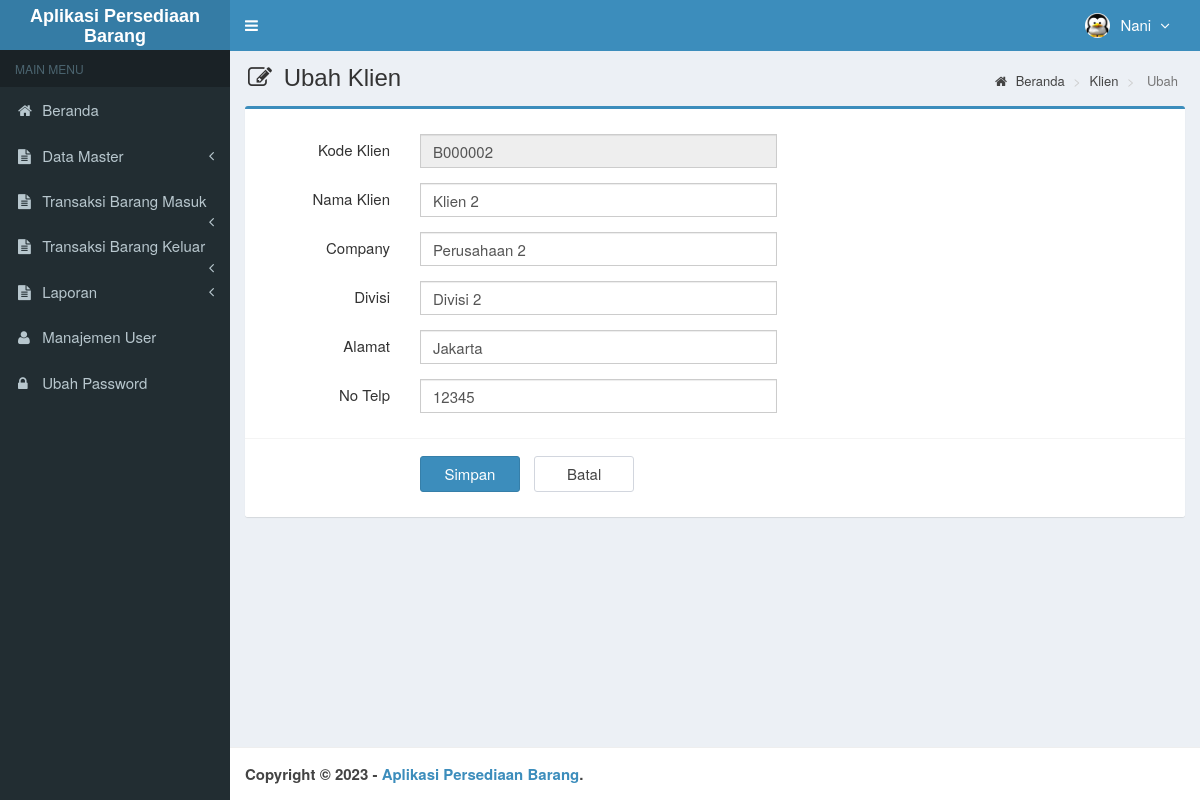
/main.php?module=form_klien&form=edit&id=B000002 (signed in), run on the app's committed database.
### tables this page shows
CREATE TABLE `is_users` (
  `id_user` int(3) NOT NULL,
  `username` varchar(50) NOT NULL,
  `nama_user` varchar(50) NOT NULL,
  `password` varchar(50) NOT NULL,
  `email` varchar(50) DEFAULT NULL,
  `telepon` varchar(13) DEFAULT NULL,
  `foto` varchar(100) DEFAULT NULL,
  `hak_akses` enum('Super Admin','Manajer','Gudang') NOT NULL,
  `status` enum('aktif','blokir') NOT NULL DEFAULT 'aktif',
  `created_at` timestamp NOT NULL DEFAULT current_timestamp(),
  `updated_at` timestamp NOT NULL DEFAULT current_timestamp() ON UPDATE current_timestamp()
);

CREATE TABLE `klien` (
  `kode_klien` char(7) NOT NULL,
  `nama_klien` varchar(20) NOT NULL,
  `company` varchar(20) NOT NULL,
  `divisi` varchar(20) NOT NULL,
  `alamat` varchar(50) NOT NULL,
  `no_telp` int(20) NOT NULL,
  `email` varchar(20) NOT NULL
);

### modules/klien/form.php (the view)
 <?php
if ($_GET['form']=='add') { ?>
  <section class="content-header">
    <h1>
      <i class="fa fa-edit icon-title"></i> Input Klient
    </h1>
    <ol class="breadcrumb">
      <li><a href="?module=beranda"><i class="fa fa-home"></i> Beranda </a></li>
      <li><a href="?module=klien">  </a></li>
      <li class="active"> Tambah </li>
    </ol>
  </section>
  <section class="content">
    <div class="row">
      <div class="col-md-12">
        <div class="box box-primary">
          <form role="form" class="form-horizontal" action="modules/klien/proses.php?act=insert" method="POST">
            <div class="box-body">
              <?php
              $query_id = mysqli_query($mysqli, "SELECT RIGHT(kode_klien,6) as kode FROM klien
                                                ORDER BY kode_klien DESC LIMIT 1")
                                                or die('Ada kesalahan pada query tampil kode_klien : '.mysqli_error($mysqli));
              $count = mysqli_num_rows($query_id);
              if ($count <> 0) {
                  $data_id = mysqli_fetch_assoc($query_id);
                  $kode    = $data_id['kode']+1;
              } else {
                  $kode = 1;
              }
              $buat_id   = str_pad($kode, 6, "0", STR_PAD_LEFT);
              $kode_klien = "B$buat_id";
              ?>
              <div class="form-group">
                <label class="col-sm-2 control-label">Kode Klien</label>
                <div class="col-sm-5">
                  <input type="text" class="form-control" name="kode_klien" value="<?php echo $kode_klien; ?>" readonly required>
                </div>
              </div>
              <div class="form-group">
                <label class="col-sm-2 control-label">Nama Klien</label>
                <div class="col-sm-5">
                  <input type="text" class="form-control" name="nama_klien" autocomplete="off" required>
                </div>
              </div>
               <div class="form-group">
                <label class="col-sm-2 control-label">Company</label>
                <div class="col-sm-5">
                  <input type="text" class="form-control" name="company" autocomplete="off" required>
                </div>
              </div>
               <div class="form-group">
                <label class="col-sm-2 control-label">Divisi</label>
                <div class="col-sm-5">
                  <input type="text" class="form-control" name="divisi" autocomplete="off" required>
                </div>
              </div>
            <div class="form-group">
                <label class="col-sm-2 control-label">Alamat</label>
                <div class="col-sm-5">
                <textarea class="form-control" rows="5" name="alamat" id="alamat" placeholder="Masukan Alamat" ></textarea>
               </div>
            </div>
            <div class="form-group">
                <label class="col-sm-2 control-label">No Telp</label>
                <div class="col-sm-5">
                  <input type="text" class="form-control" name="no_telp" autocomplete="off" required>
                </div>
              </div>
            </div>
            <div class="box-footer">
              <div class="form-group">
                <div class="col-sm-offset-2 col-sm-10">
                  <input type="submit" class="btn btn-primary btn-submit" name="simpan" value="Simpan">
                  <a href="?module=klien" class="btn btn-default btn-reset">Batal</a>
                </div>
              </div>
            </div>
          </form>
        </div>
      </div>
    </div>
  </section>
<?php
}
elseif ($_GET['form']=='edit') {
  if (isset($_GET['id'])) {
      $query = mysqli_query($mysqli, "SELECT kode_klien,nama_klien,company,divisi,alamat,no_telp FROM klien WHERE kode_klien='$_GET[id]'")
                                      or die('Ada kesalahan pada query tampil Data klien : '.mysqli_error($mysqli));
      $data  = mysqli_fetch_assoc($query);
    }
?>
  <section class="content-header">
    <h1>
      <i class="fa fa-edit icon-title"></i> Ubah Klien
    </h1>
    <ol class="breadcrumb">
      <li><a href="?module=beranda"><i class="fa fa-home"></i> Beranda </a></li>
      <li><a href="?module=klien"> Klien </a></li>
      <li class="active"> Ubah </li>
    </ol>
  </section>
  <section class="content">
    <div class="row">
      <div class="col-md-12">
        <div class="box box-primary">
          <form role="form" class="form-horizontal" action="modules/klien/proses.php?act=update" method="POST">
            <div class="box-body">
              <div class="form-group">
                <label class="col-sm-2 control-label">Kode Klien</label>
                <div class="col-sm-5">
                  <input type="text" class="form-control" name="kode_klien" value="<?php echo $data['kode_klien']; ?>" readonly required>
                </div>
              </div>
              <div class="form-group">
                <label class="col-sm-2 control-label">Nama Klien</label>
                <div class="col-sm-5">
                  <input type="text" class="form-control" name="nama_klien" autocomplete="off" value="<?php echo $data['nama_klien']; ?>" required>
                </div>
              </div>
                 <div class="form-group">
                <label class="col-sm-2 control-label">Company</label>
                <div class="col-sm-5">
                  <input type="text" class="form-control" name="company" autocomplete="off" value="<?php echo $data['company']; ?>"required>
                </div>
              </div>
               <div class="form-group">
                <label class="col-sm-2 control-label">Divisi</label>
                <div class="col-sm-5">
                  <input type="text" class="form-control" name="divisi" autocomplete="off" value="<?php echo $data['divisi']; ?>" required>
                </div>
              </div>
               <div class="form-group">
                <label class="col-sm-2 control-label">Alamat</label>
                <div class="col-sm-5">
                  <input type="text" class="form-control" name="alamat" autocomplete="off" value="<?php echo $data['alamat']; ?>" required>
                </div>
              </div>
            <div class="form-group">
                <label class="col-sm-2 control-label">No Telp</label>
                <div class="col-sm-5">
                  <input type="text" class="form-control" name="no_telp" autocomplete="off" value="<?php echo $data['no_telp']; ?>" required>
                </div>
              </div>
            </div>
            <div class="box-footer">
              <div class="form-group">
                <div class="col-sm-offset-2 col-sm-10">
                  <input type="submit" class="btn btn-primary btn-submit" name="simpan" value="Simpan">
                  <a href="?module=klien" class="btn btn-default btn-reset">Batal</a>
                </div>
              </div>
            </div>
          </form>
        </div>
      </div>
    </div>
  </section>
<?php
}
?>

### top-menu.php (shortened to what this page needs)
<?php
require_once "config/database.php";
$query = mysqli_query($mysqli, "SELECT id_user, nama_user, foto, hak_akses FROM is_users WHERE id_user='$_SESSION[id_user]'")
                                or die('Ada kesalahan pada query tampil Manajemen User: '.mysqli_error($mysqli));
$data = mysqli_fetch_assoc($query);
?>
<li class="dropdown user user-menu">
  <a href="#" class="dropdown-toggle" data-toggle="dropdown">
  <?php
  if ($data['foto']=="") { ?>
    <img src="images/user/user-default.png" class="user-image" alt="User Image"/>
  <?php
  }
  else { ?>
    <img src="images/user/<?php echo $data['foto']; ?>" class="user-image" alt="User Image"/>
  <?php
  }
  ?>
    <span class="hidden-xs"><?php echo $data['nama_user']; ?> <i style="margin-left:5px" class="fa fa-angle-down"></i></span>
  </a>
</li>

### assets/css/style.css (style rules this page uses)
.form-horizontal .control-label { margin-bottom: 0; padding-top: 5px; text-align: right; }
label { display: inline-block; font-size: 15px; font-weight: 400; margin-bottom: 5px; max-width: 100%; }
.form-control { background-color: #fff; background-image: none; border: 1px solid #ccc; border-radius: 4px; box-shadow: 0 1px 1px rgba(0, 0, 0, 0.075) inset; color: #555; display: block; font-size: 15px; height: 34px; line-height: 1.42857; padding: 6px 12px; transition: border-color 0.15s ease-in-out 0s, box-shadow 0.15s ease-in-out 0s; width: 100%; }
.btn-default { background-color: #fff; border-color: #d2d6de; color: #444; }
.content-header { padding: 15px 18px 0; position: relative; }
.content-header > .breadcrumb { background: transparent none repeat scroll 0 0; border-radius: 2px; float: right; font-size: 13px; margin-bottom: 0; margin-top: 0; padding: 7px 12px; position: absolute; right: 10px; top: 15px; }
.btn-submit { width: 100px; margin-top: 7px; margin-right: 10px; font-size: 15px; }
.btn-reset { width: 100px; margin-top: 7px; font-size: 15px; }
.icon-title { margin-right: 5px; }
body { background-color: #fff; color: #333; font-size: 15px; line-height: 1.42857; }

### data on the page
is_users: foto (picture), nama_user "Nani"
klien: kode_klien "B000002", nama_klien "Klien 2", company "Perusahaan 2", divisi "Divisi 2", alamat "Jakarta", no_telp "12345"
